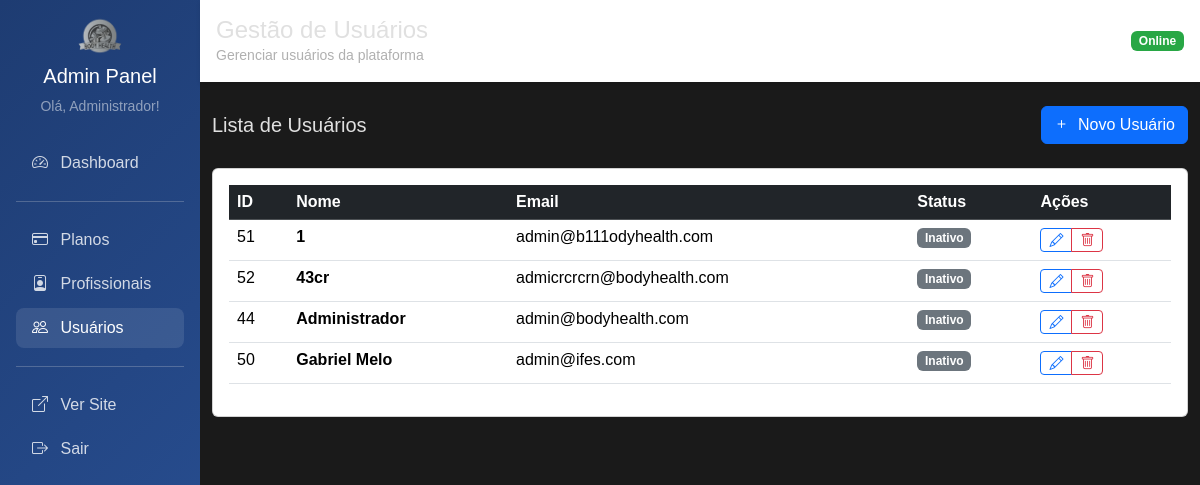
/admin/usuarios (signed in), run on an earlier commit of the app's database.
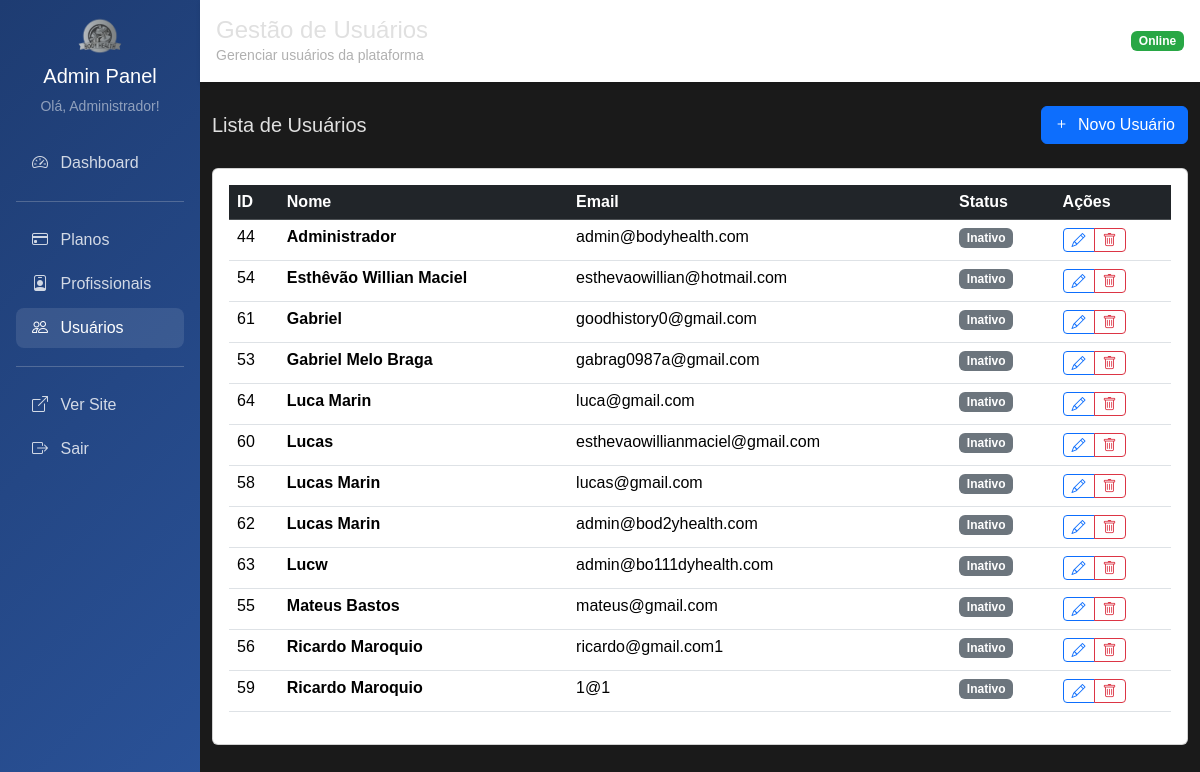
And on a later commit of the database.
### tables this page shows
CREATE TABLE usuario (
    id INTEGER PRIMARY KEY AUTOINCREMENT,
    nome TEXT NOT NULL,
    email TEXT UNIQUE NOT NULL,
    senha TEXT NOT NULL,
    perfil TEXT NOT NULL DEFAULT 'cliente',
    foto TEXT,
    token_redefinicao TEXT,
    data_token TIMESTAMP,
    data_cadastro TIMESTAMP DEFAULT CURRENT_TIMESTAMP
);

### routes/register_admin_routes.py (the view)
    @app.get("/admin/usuarios")
    @requer_autenticacao(['admin'])
    async def admin_usuarios_listar(request: Request, usuario_logado: dict = Depends(obter_usuario_logado)):
        usuarios = usuario_repo.obter_todos()
        return templates.TemplateResponse("admin/usuarios/listar.html", {
            "request": request,
            "usuario": usuario_logado,
            "usuarios": usuarios
        })

### templates/admin/usuarios/listar.html (shortened to what this page needs)
{% extends "admin/base_admin.html" %}
{% block titulo %}Gestão de Usuários{% endblock %}
{% block subtitulo %}Gerenciar usuários da plataforma{% endblock %}
{% block content %}
<div class="d-flex justify-content-between align-items-center mb-4">
    <h5 class="mb-0">Lista de Usuários</h5>
    <a href="/admin/usuarios/novo" class="btn btn-primary">
        <i class="bi bi-plus me-1"></i> Novo Usuário
    </a>
</div>
<div class="card">
    <div class="card-body">
        {% if usuarios %}
        <div class="table-responsive">
            <table class="table table-hover">
                <thead class="table-dark">
                    <tr>
                        <th>ID</th>
                        <th>Nome</th>
                        <th>Email</th>
                        <th>Status</th>
                        <th>Ações</th>
                    </tr>
                </thead>
                <tbody>
                    {% for usuario in usuarios %}
                    <tr>
                        <td>{{ usuario.id }}</td>
                        <td><strong>{{ usuario.nome }}</strong></td>
                        <td>{{ usuario.email }}</td>
                        <td>
                            {% if usuario.ativo %}
                                <span class="badge bg-success">Ativo</span>
                            {% else %}
                                <span class="badge bg-secondary">Inativo</span>
                            {% endif %}
                        </td>
                        <td>
                            <div class="btn-group btn-group-sm">
                                <a href="/admin/usuarios/editar/{{ usuario.id }}" class="btn btn-outline-primary">
                                    <i class="bi bi-pencil"></i>
                                </a>
                                <button type="button" class="btn btn-outline-danger"
                                    onclick="confirmarExclusao({{ usuario.id }}, '{{ usuario.nome }}')">
                                    <i class="bi bi-trash"></i>
                                </button>
                            </div>
                        </td>
                    </tr>
                    {% endfor %}
                </tbody>
            </table>
        </div>
        {% endif %}
    </div>
</div>
<div class="position-fixed top-0 end-0 p-3" style="z-index: 1055">
</div>
{% endblock %}

### templates/admin/base_admin.html (shortened to what this page needs)
<html lang="pt-BR">
<head>
    <link href="https://cdn.jsdelivr.net/npm/bootstrap@5.3.3/dist/css/bootstrap.min.css" rel="stylesheet">
    <link href="https://cdn.jsdelivr.net/npm/bootstrap-icons@1.10.5/font/bootstrap-icons.css" rel="stylesheet">
    <link rel="stylesheet" href="/static/css/styles.css">
</head>
<body>
    <div class="container-fluid p-0">
        <div class="row g-0">
            <div class="col-md-3 col-lg-2">
                <div class="admin-sidebar p-3">
                    <div class="text-center mb-4">
                        <img src="/static/img/logo.png" height="40" alt="Body Health">
                        <h5 class="text-white mt-2">Admin Panel</h5>
                        <small class="text-white-50">Olá, {{ usuario.nome }}!</small>
                    </div>
                    <nav class="nav flex-column">
                        <a class="nav-link {% if request.url.path == '/admin' %}active{% endif %}" href="/admin">
                            <i class="bi bi-speedometer2 me-2"></i> Dashboard
                        </a>
                        <hr class="bg-white-50">
                        <a class="nav-link {% if '/admin/planos' in request.url.path %}active{% endif %}" href="/admin/planos">
                            <i class="bi bi-credit-card me-2"></i> Planos
                        </a>
                        <a class="nav-link {% if '/admin/profissionais' in request.url.path %}active{% endif %}" href="/admin/profissionais">
                            <i class="bi bi-person-badge me-2"></i> Profissionais
                        </a>
                        <a class="nav-link {% if '/admin/usuarios' in request.url.path %}active{% endif %}" href="/admin/usuarios">
                            <i class="bi bi-people me-2"></i> Usuários
                        </a>
                        <hr class="bg-white-50">
                        <a class="nav-link" href="/" target="_blank">
                            <i class="bi bi-box-arrow-up-right me-2"></i> Ver Site
                        </a>
                        <a class="nav-link" href="/logout">
                            <i class="bi bi-box-arrow-right me-2"></i> Sair
                        </a>
                    </nav>
                </div>
            </div>
            <div class="col-md-9 col-lg-10">
                <div class="admin-header p-3 mb-4">
                    <div class="d-flex justify-content-between align-items-center">
                        <div>
                            <h4 class="mb-0">{% block titulo %}Painel Administrativo{% endblock %}</h4>
                            <small class="text-muted">{% block subtitulo %}Body Health Admin{% endblock %}</small>
                        </div>
                        <div>
                            <span class="badge bg-success">Online</span>
                        </div>
                    </div>
                </div>
                <div class="container-fluid">
                    {% block content %}{% endblock %}
                </div>
            </div>
        </div>
    </div>
</body>
</html>

What changed in the data, as far as the page shows it:
removed usuario: id "51", nome "1", email "admin@b111odyhealth.com"
removed usuario: id "52", nome "43cr", email "admicrcrcrn@bodyhealth.com"
removed usuario: id "50", nome "Gabriel Melo", email "admin@ifes.com"
added usuario: id "54", nome "Esthêvão Willian Maciel", email "esthevaowillian@hotmail.com"
added usuario: id "61", nome "Gabriel", email "goodhistory0@gmail.com"
added usuario: id "53", nome "Gabriel Melo Braga", email "gabrag0987a@gmail.com"
added usuario: id "64", nome "Luca Marin", email "luca@gmail.com"
added usuario: id "60", nome "Lucas", email "esthevaowillianmaciel@gmail.com"
added usuario: id "58", nome "Lucas Marin", email "lucas@gmail.com"
added usuario: id "62", nome "Lucas Marin", email "admin@bod2yhealth.com"
added usuario: id "63", nome "Lucw", email "admin@bo111dyhealth.com"
added usuario: id "55", nome "Mateus Bastos", email "mateus@gmail.com"
added usuario: id "56", nome "Ricardo Maroquio", email "ricardo@gmail.com1"
added usuario: id "59", nome "Ricardo Maroquio", email "1@1"
